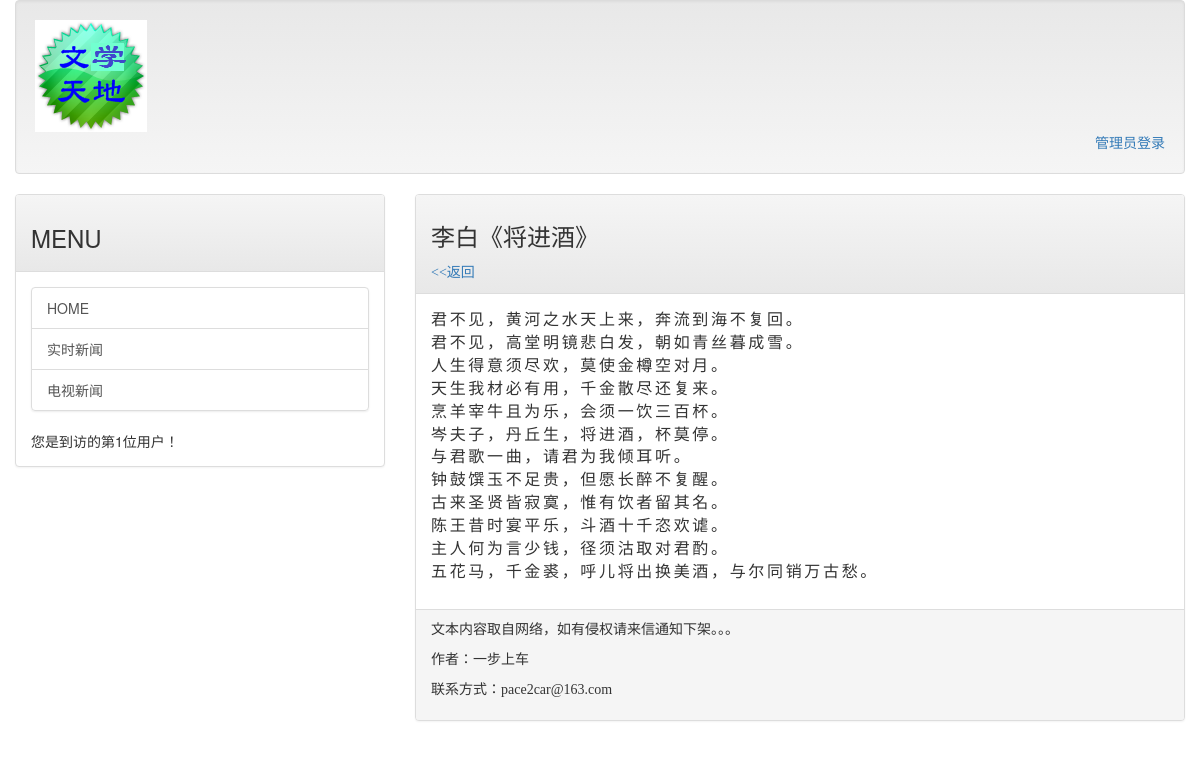
Screenshot of /post/诗歌2 with the database file from the repository.
### MyBlog/models.py (models this page shows, shortened)
class BlogPost(models.Model):
    title = models.CharField(max_length = 150)
    slug = models.CharField(max_length = 150)
    body = models.TextField()
    pub_date = models.DateTimeField(default=timezone.now)
    class Meta:
        ordering = ('-pub_date',)

### MyBlog/views.py (called while the page is built)
def showpost(request, slug):
    template = get_template('post.html')
    try:
        post = BlogPost.objects.get(slug=slug)
        if post != None:
            html = template.render(locals())
            return HttpResponse(html)
    except:
        return redirect('/')

### templates/post.html (shortened to what this page needs)
{% extends 'base.html' %}
{% block headmessage %}
    <h3 style='font-family:微软雅黑;'>{{ post.title }}</h3>
    <a style='font-family:微软雅黑;' href='/'><<返回</a>
{% endblock %}
{% block content %}
    <p style='font-family:微软雅黑;font-size:12pt;letter-spacing:2pt;'>
            {{ post.body | safe | linebreaksbr}}
    </p>
{% endblock %}

### rows the page displays
BlogPost: title "李白《将进酒》", body "君不见，黄河之水天上来，奔流到海不复回。 君不见，高堂明镜悲白发，朝如青丝暮成雪。 人生得意须尽欢，莫使金樽空对月。 天生我材必有用，千金散尽还复来。 烹羊宰牛且为乐，会须一饮三百杯。 岑夫子，丹丘生，将进酒，杯莫停。 与君歌一曲，请君为我倾耳听。 钟鼓馔玉不足贵，但愿长醉不复醒。 古来圣贤皆寂寞，惟有饮者留其名。 陈王昔时宴平乐，斗酒十千恣欢谑。 主人何为言少钱，径须沽取对君酌。 五花马，千金裘，呼儿将出换美酒，与尔同销万古愁。"
